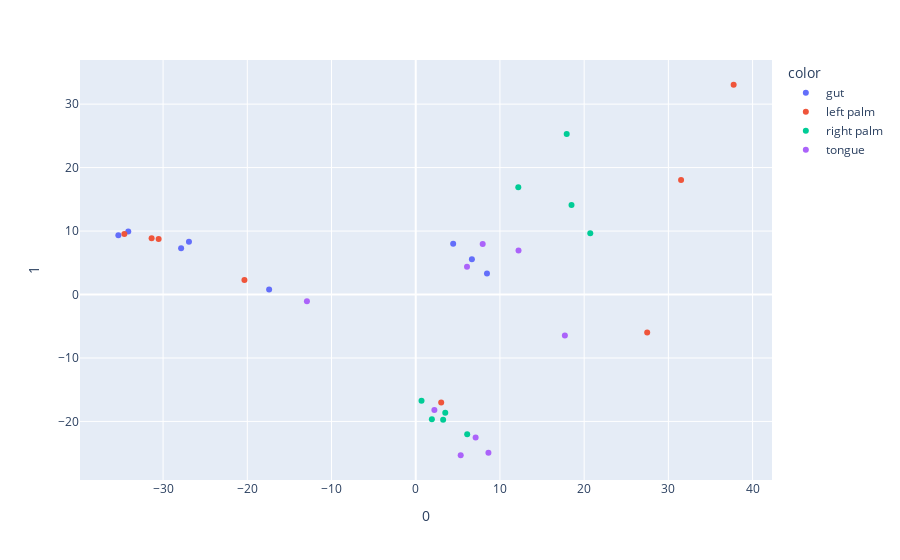

Here is the notebook cell this chart was saved with:
### Code cell
#Relationship between samples with the clr transformed data
pca = PCA(n_components=2)
components = pca.fit_transform(clr_transformed.T)

fig = px.scatter(components, x=0, y=1, color=mtda['body-site'])
fig.show()

### Figure 1 — Plotly figure (JSON) as saved in the notebook; plotly's stock layout.template omitted (floating-point values rounded to 4 significant figures)
{"data": [{"hovertemplate": "color=gut<br>0=%{x}<br>1=%{y}<extra></extra>", "legendgroup": "gut", "marker": {"color": "#636efa", "symbol": "circle"}, "mode": "markers", "name": "gut", "orientation": "v", "showlegend": true, "type": "scatter", "x": [-26.93, -27.86, -35.31, -34.13, 8.459, 6.67, 4.446, -17.41], "xaxis": "x", "y": [8.309, 7.28, 9.338, 9.926, 3.326, 5.553, 8.003, 0.7965], "yaxis": "y"}, {"hovertemplate": "color=left palm<br>0=%{x}<br>1=%{y}<extra></extra>", "legendgroup": "left palm", "marker": {"color": "#EF553B", "symbol": "circle"}, "mode": "markers", "name": "left palm", "orientation": "v", "showlegend": true, "type": "scatter", "x": [-34.6, -31.36, -30.53, -20.34, 31.51, 27.48, 37.75, 3.024], "xaxis": "x", "y": [9.546, 8.885, 8.738, 2.286, 18.03, -5.973, 33.05, -17.02], "yaxis": "y"}, {"hovertemplate": "color=right palm<br>0=%{x}<br>1=%{y}<extra></extra>", "legendgroup": "right palm", "marker": {"color": "#00cc96", "symbol": "circle"}, "mode": "markers", "name": "right palm", "orientation": "v", "showlegend": true, "type": "scatter", "x": [18.5, 20.72, 12.18, 17.93, 6.11, 0.6867, 1.915, 3.506, 3.254], "xaxis": "x", "y": [14.09, 9.665, 16.91, 25.3, -22.02, -16.75, -19.65, -18.63, -19.73], "yaxis": "y"}, {"hovertemplate": "color=tongue<br>0=%{x}<br>1=%{y}<extra></extra>", "legendgroup": "tongue", "marker": {"color": "#ab63fa", "symbol": "circle"}, "mode": "markers", "name": "tongue", "orientation": "v", "showlegend": true, "type": "scatter", "x": [7.95, 12.2, 17.71, -12.92, 6.088, 2.214, 5.34, 7.114, 8.632], "xaxis": "x", "y": [7.953, 6.946, -6.459, -1.068, 4.384, -18.2, -25.33, -22.54, -24.95], "yaxis": "y"}], "layout": {"legend": {"title": {"text": "color"}, "tracegroupgap": 0}, "margin": {"t": 60}, "xaxis": {"anchor": "y", "domain": [0, 1], "title": {"text": "0"}}, "yaxis": {"anchor": "x", "domain": [0, 1], "title": {"text": "1"}}}}
